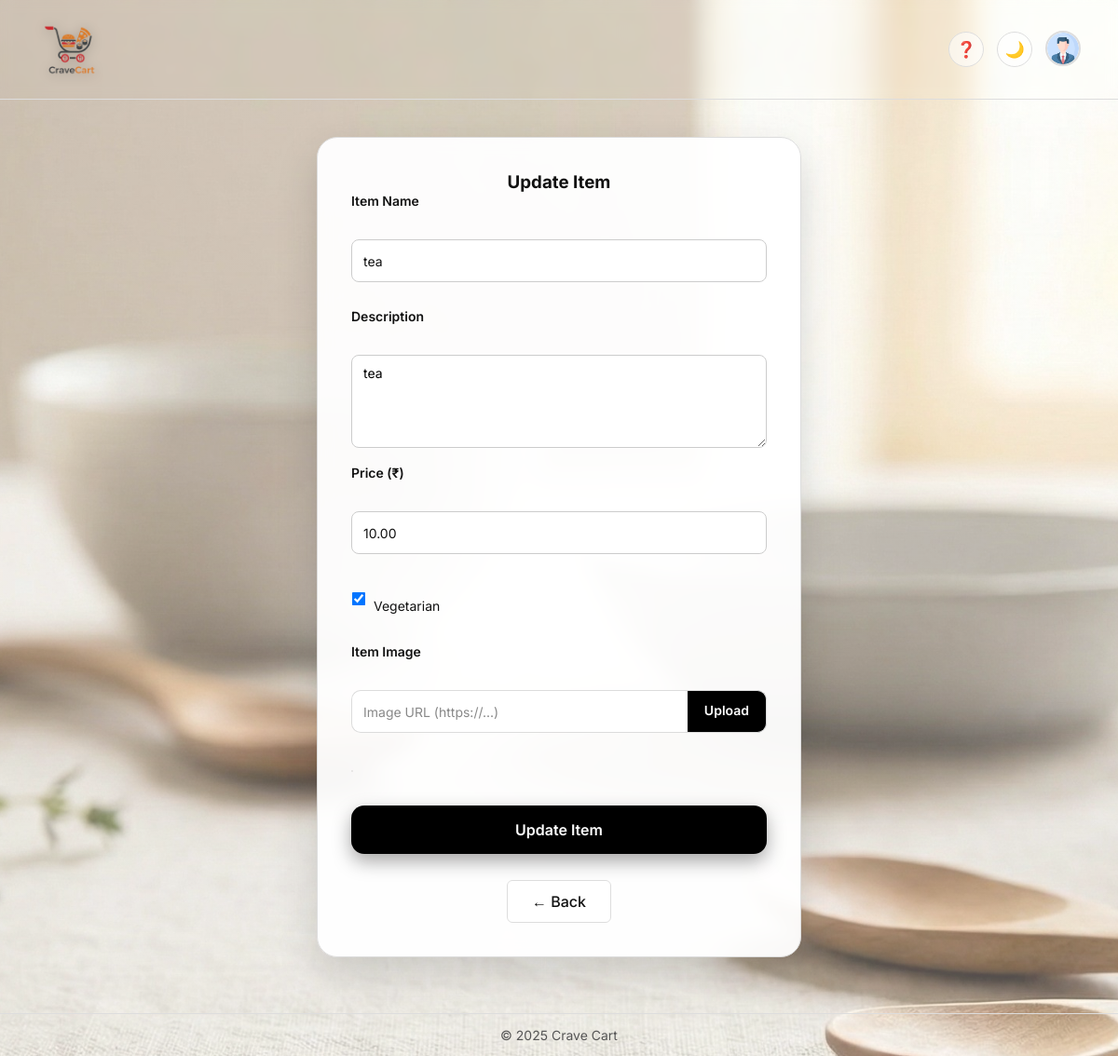
Screenshot of /open_update_item/2/1 with the database file from the repository.
### delivery/models.py (models this page shows, shortened)
class Item(models.Model):
    restaurant = models.ForeignKey(Restaurant, on_delete=models.CASCADE)
    name = models.CharField(max_length=255)
    description = models.TextField()
    price = models.DecimalField(max_digits=8, decimal_places=2)
    vegeterian = models.BooleanField(default=False)
    picture = models.URLField(blank=True, null=True)
    picture_file = CloudinaryField(
        "menu_image",
        blank=True,
        null=True
    )

### delivery/views.py (the view, shortened to what this page needs)
# urls.py: path('open_update_item/<int:item_id>/<int:restaurant_id>',views.open_update_item,name='open_update_item'),
def open_update_item(request, item_id, restaurant_id):
    item = get_object_or_404(Item, id=item_id, restaurant_id=restaurant_id)
    restaurant = get_object_or_404(Restaurant, id=restaurant_id)
    return render(request, "update_item.html", {
        "item": item,
        "restaurant": restaurant
    })

### delivery/context_processors.py (called while the page is built, shortened)
def cart_count_processor(request):
    cart_count = 0
    username = request.session.get("username")
    return {
        "cart_count": cart_count
    }

### delivery/templates/update_item.html (shortened to what this page needs)
<!DOCTYPE html>
<html lang="en">
<head>
    {% load static %}
    <link rel="stylesheet" href="{% static 'css/show_style.css' %}">
    <link rel="stylesheet" href="{% static 'css/update_restaurant.css' %}">
</head>
<body>
    <header class="header">
        <div class="brand">
            <a href="{% url 'home' %}" class="logo-link">
                <img src="{% static 'images/logoo.png' %}" alt="Crave Cart Logo" class="logo">
            </a>
        </div>
        <div class="header-actions">
    <button class="icon-btn" title="Help">
        ❓
    </button>
    <button class="icon-btn theme-btn" onclick="toggleTheme()" title="Toggle theme">
        <span id="themeIcon">🌙</span>
    </button>
    <div class="profile-menu">
        <button class="profile-avatar" onclick="toggleProfileMenu(event)">
            <img src="{% static 'images/profile.png' %}" alt="Profile">
        </button>
    </div>
</div>
    </header>
<div class="menu-center">
    <div class="auth-card menu-card">
        <h3 style="text-align:center;">Update Item</h3>
        <form method="POST" class="auth-form">
            <div>
                <label>Item Name</label>
                <input type="text" name="name" value="{{ item.name }}" required>
            </div>
            <div>
                <label>Description</label>
                <textarea name="description" rows="4" required>{{ item.description }}</textarea>
            </div>
            <div>
                <label>Price (₹)</label>
                <input type="number" step="0.01" name="price" value="{{ item.price }}" required>
            </div>
            <div class="checkbox-row">
                <input type="checkbox" name="vegeterian"
                       {% if item.vegeterian %}checked{% endif %}>
                <span>Vegetarian</span>
            </div>
            <div>
                <label>Item Image</label>
                <div class="image-combo">
                    <input type="text"
                        id="imageUrl"
                        name="picture"
                        value="{{ item.picture|default:'' }}"
                        placeholder="Image URL (https://...)">
                    <label class="upload-btn">
                        Upload
                    </label>
                </div>
                <div class="image-preview" id="imagePreview"
                    {% if item.picture or item.picture_file %}style="display:block"{% endif %}>
                    <img id="previewImg"
                        src="{% if item.picture_file %}{{ item.picture_file.url }}{% else %}{{ item.picture }}{% endif %}">
                </div>
            </div>
            <button type="submit" class="btn primary full-width">
                Update Item
            </button>
        </form>
        <div class="back-center">
            <a href="{% url 'open_update_menu' restaurant.id %}" class="btn outline">
                ← Back
            </a>
        </div>
    </div>
</div>
<footer class="footer">
    © 2025 Crave Cart
</footer>
</body>
</html>

### delivery/static/css/update_restaurant.css (style rules this page uses)
:root { --img-bg: #ffffff; --img-text: #111; --img-border: #dcdcdc; --img-btn-bg: #000; --img-btn-text: #fff; }
.auth-card { width: 100%; max-width: 560px; background: rgba(255,255,255,0.95); backdrop-filter: blur(8px); border-radius: 22px; padding: 36px; box-shadow: 0 18px 45px rgba(0,0,0,0.15); animation: fadeUp 0.35s ease; }
.auth-card label { font-size: 14px; font-weight: 600; margin-bottom: 6px; display: block; height: 46px; }
.auth-card input { width: 100%; height: 46px; padding: 0 14px; font-size: 14px; border-radius: 10px; border: 1px solid var(--img-border); background: var(--img-bg); color: var(--img-text); outline: none; margin-bottom: 14px; }
.image-combo { display: flex; width: 100%; position: relative; }
.image-combo input[type="text"] { flex: 1; height: 46px; padding: 0 14px; font-size: 14px; background: var(--img-bg); color: var(--img-text); border: 1px solid var(--img-border); border-right: none; border-radius: 10px 0 0 10px; outline: none; }
.image-combo input::placeholder { color: #888; }
.image-preview { margin-top: 12px; display: none; }
.image-preview img { max-width: 100%; max-height: 220px; border-radius: 10px; border: 1px solid var(--input-border); }
.btn.primary { width: 100%; height: 52px; font-size: 16px; font-weight: 600; background: #000; color: #fff; border-radius: 14px; border: none; margin-top: 18px; cursor: pointer; }
.image-combo input, .upload-btn, .image-preview img { transition: background-color 0.25s ease, color 0.25s ease, border-color 0.25s ease; }
.image-combo { display: flex; width: 100%; }
.image-combo input[type="text"] { flex: 1; padding: 12px; border: 1px solid #ddd; border-right: none; border-radius: 10px 0 0 10px; font-size: 14px; }
.upload-btn { padding: 12px 18px; background: #000; color: #fff; cursor: pointer; border-radius: 0 10px 10px 0; font-size: 14px; display: flex; align-items: center; }
.image-combo input[type="text"] { flex: 1; padding: 12px; background: var(--input-bg); color: var(--input-text); border: 1px solid var(--input-border); border-right: none; border-radius: 10px 0 0 10px; font-size: 14px; outline: none; }
.upload-btn { padding: 12px 18px; background: var(--btn-bg); color: var(--btn-text); cursor: pointer; border-radius: 0 10px 10px 0; font-size: 14px; display: flex; align-items: center; border: 1px solid var(--input-border); border-left: none; }
:root { --input-bg: #ffffff; --input-text: #111; --input-border: #dcdcdc; --btn-bg: #000000; --btn-text: #ffffff; }
* { transition: background-color 0.25s ease, color 0.25s ease, border-color 0.25s ease; }
.image-combo input[type="text"] { flex: 1; padding: 12px; background: var(--input-bg); color: var(--input-text); border: 1px solid var(--input-border); border-right: none; border-radius: 10px 0 0 10px; outline: none; }
.upload-btn { padding: 12px 18px; background: var(--btn-bg); color: var(--btn-text); cursor: pointer; border-radius: 0 10px 10px 0; border: 1px solid var(--input-border); border-left: none; }

### delivery/templates/update_item.html (style rules this page uses)
.auth-form { display: flex; flex-direction: column; gap: 14px; }
.auth-form label { font-weight: 600; margin-bottom: 4px; }
.auth-form input, .auth-form textarea { width: 100%; padding: 10px 12px; border-radius: 8px; border: 1px solid #ccc; font-size: 14px; }
.checkbox-row { display: flex; align-items: center; gap: 8px; font-weight: 400; }
.checkbox-row input[type="checkbox"] { width: 16px; height: 16px; transform: scale(0.9); cursor: pointer; }
.menu-card { max-width: 520px; }
.menu-center { margin-bottom: 60px; }
.footer { margin-top: 40px; }

### rows the page displays
Item: name "tea", description "tea", price "10.00", vegeterian "☑"
